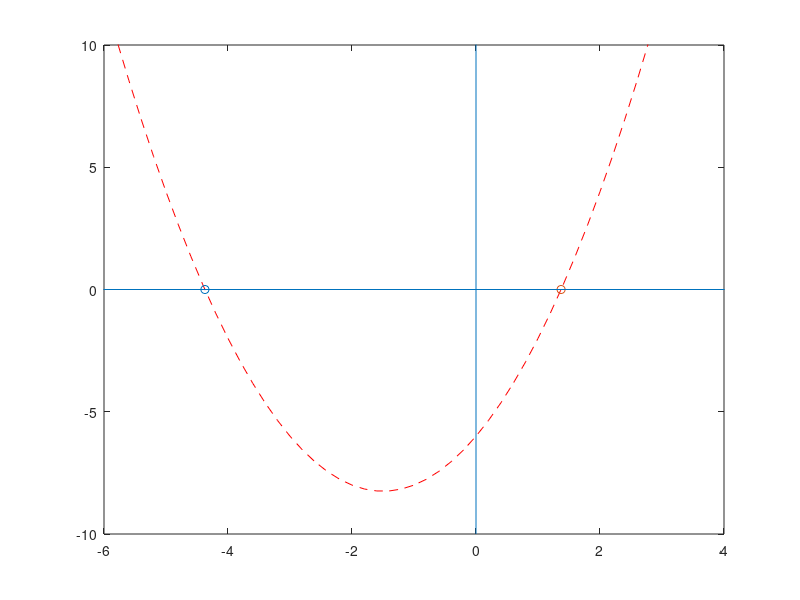

Write MATLAB code to recreate this figure.
clc, clear all

%y = x^2 + 3*x - 6

f = [1 3 -6];
r = roots(f);

xi = 0;
xf = 3;
n = 15;
xold = 0;

yi = xi^2 + 3*xi - 6;
yf = xf^2 + 3*xf - 6;

fprintf('Iteration       root       f(x)       Error\n')

if yi*yf < 0
    for i = 1:n
    x3 = (xi+xf)/2;
    y3 = x3^2 + 3*x3 - 6;
    
    if y3 == 0;
        break
    else if yi*y3 < 0
            xf = x3;
        else if y3*yf < 0
                xi = x3;
            end
        end
    end
    
    e = abs((x3-xold)/x3)*100;
    xold = x3;
    
    fprintf('%d              %.4f     %.4f      %.2f\n', i, x3, y3, e)
    
    end
else
    disp("No roots between the limit")
end

a = -8:.2:5;
b = a.*a + 3*a - 6;

plot(a,b, "r--"); hold on;
scatter(r(1),0)
scatter(x3,0)

xlim([-6 4])
ylim([-10 10])
line([0 0], [-10 35])
line([-8 10], [0 0])